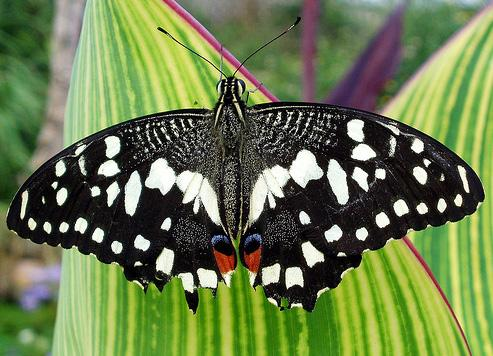
#> input picture examples/images/butterfly.jpg, 493 x 356 px, found by its file name
$ python contour.py
#> lines starting #> are read from the running program, lines starting #| are printed output that depends on the picture; after the words box and inside, x2 and y2 are one past the last pixel; in counts of white or black regions, pixels touching at a corner belong together
import cv2

# import gambar
img = cv2.imread("examples/images/butterfly.jpg")
#> img is the input picture: shape (356, 493, 3); mean B, G, R 77.2, 123.6, 107

# blur
img_blur = cv2.GaussianBlur(img, (5, 5), 100)
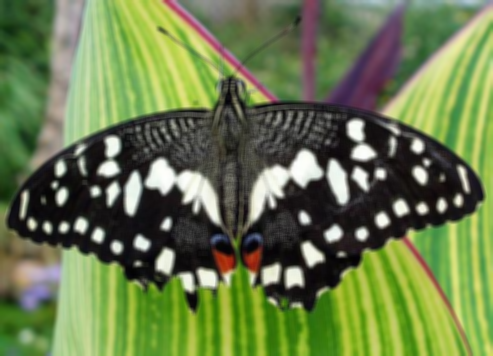
#> img_blur: shape (356, 493, 3); mean B, G, R 77.2, 123.6, 107

# canny edge detection algorithm
canny = cv2.Canny(img_blur, 125, 175)
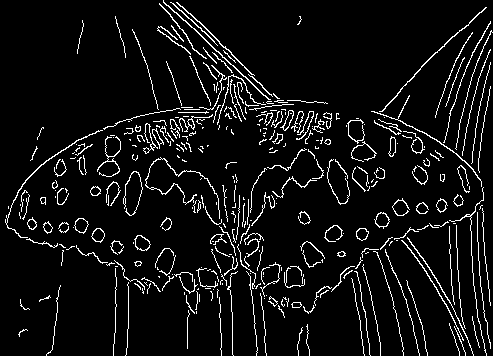
#> canny: shape (356, 493); 6.8% white in thin lines or dots

# contours
contours, hierarchy = cv2.findContours(canny, cv2.RETR_TREE, cv2.CHAIN_APPROX_SIMPLE)
#> contours = 390 contours, 334 with area under 20; largest, box (x1, y1, x2, y2) and area: (134, 235, 151, 251) 169, (374, 212, 390, 229) 152, (135, 235, 151, 251) 150, (74, 218, 89, 234) 144, (375, 212, 390, 227) 136
print(f"number of contours: {len(contours)}")
#| number of contours: 390

# tampilkan gambar
cv2.drawContours(img, contours, -1, (0, 255, 255), 2)
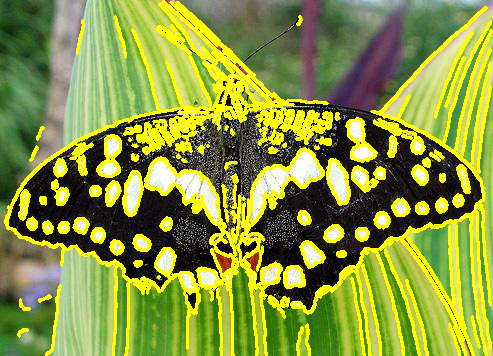
#> img: shape (356, 493, 3); mean B, G, R 58.4, 150.6, 136.2
cv2.imshow("Original", img)
cv2.imshow("Result", canny)

cv2.waitKey(0)
cv2.destroyAllWindows()

$ run again, with examples/images/fruits.jpg copied over examples/images/butterfly.jpg
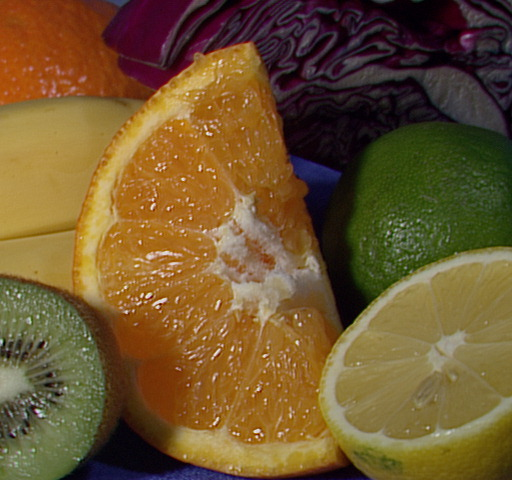
#> input picture examples/images/fruits.jpg, 512 x 480 px, found by its file name
#> img is the input picture: shape (480, 512, 3); mean B, G, R 46.2, 85.6, 110.8
#> `canny = cv2.Canny(img_blur, 125, 175)`:
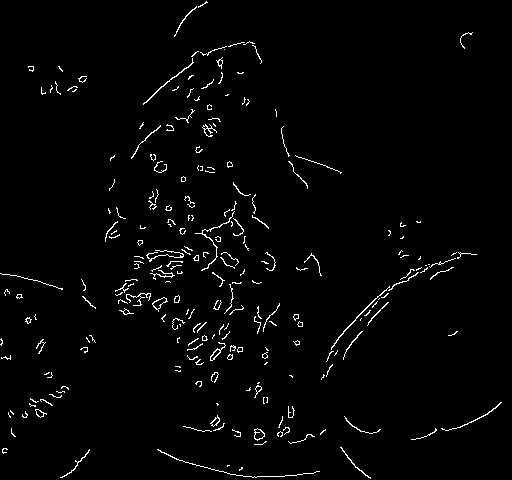
#> canny: shape (480, 512); 2% white in thin lines or dots
#> contours = 262 contours, 233 with area under 20; largest, box (x1, y1, x2, y2) and area: (152, 297, 168, 312) 87, (254, 428, 265, 441) 82, (152, 297, 167, 310) 75, (254, 428, 265, 440) 71, (210, 342, 226, 361) 62
#| number of contours: 262
#> `cv2.drawContours(img, contours, -1, (0, 255, 255), 2)`:
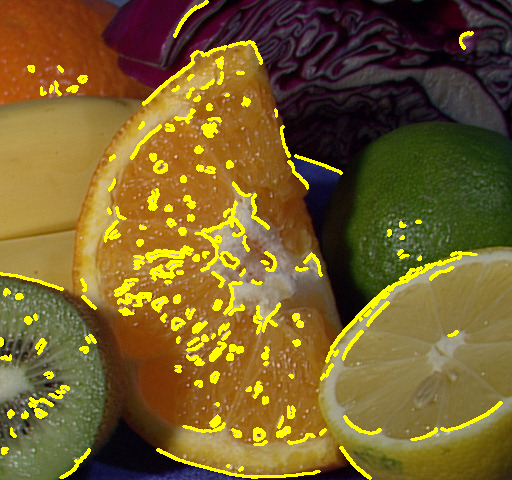
#> img: shape (480, 512, 3); 6.57% of pixels changed, all inside (x1, y1, x2, y2) = (0, 0, 503, 480)

$ run again, with examples/images/home.jpg copied over examples/images/butterfly.jpg
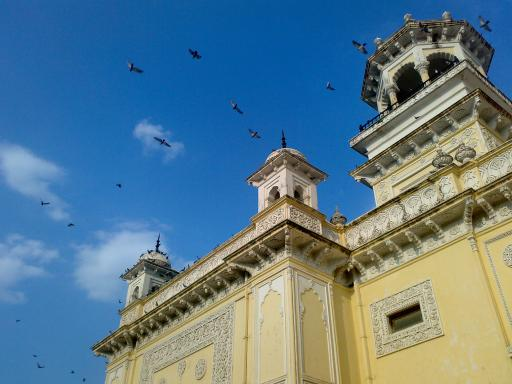
#> input picture examples/images/home.jpg, 512 x 384 px, found by its file name
#> img is the input picture: shape (384, 512, 3); mean B, G, R 141.2, 123.9, 91.6
#> `canny = cv2.Canny(img_blur, 125, 175)`:
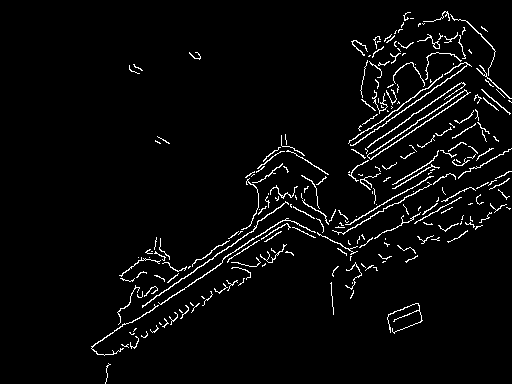
#> canny: shape (384, 512); 3.6% white in thin lines or dots, all inside (x1, y1, x2, y2) = (91, 11, 512, 384)
#> contours = 246 contours, 227 with area under 20; largest, box (x1, y1, x2, y2) and area: (367, 89, 471, 160) 609, (367, 90, 468, 160) 481, (142, 201, 289, 308) 96, (350, 62, 472, 146) 89, (158, 218, 316, 305) 86
#| number of contours: 246
#> `cv2.drawContours(img, contours, -1, (0, 255, 255), 2)`:
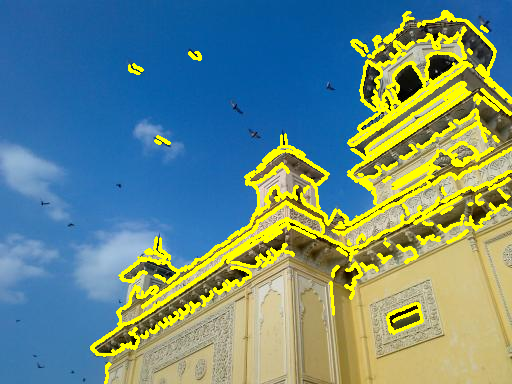
#> img: shape (384, 512, 3); 11.31% of pixels changed, all inside (x1, y1, x2, y2) = (90, 10, 512, 384)

$ run again, with examples/images/blueRed.png saved as examples/images/butterfly.jpg
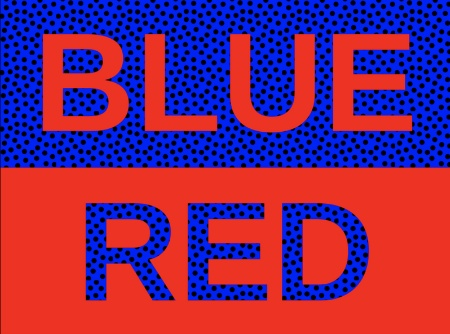
#> input picture examples/images/blueRed.png, 450 x 334 px, found by its file name
#> img is the input picture: shape (334, 450, 3); mean B, G, R 104.2, 38.3, 123.3
#> `canny = cv2.Canny(img_blur, 125, 175)`:
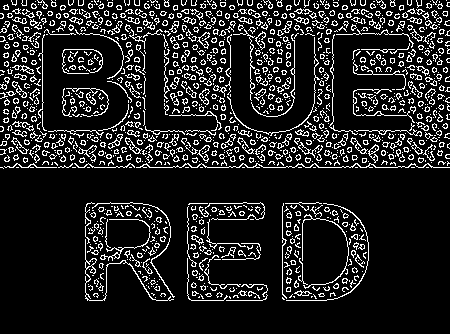
#> canny: shape (334, 450); 13.4% white in thin lines or dots
#> contours = 1803 contours, 1719 with area under 20; largest, box (x1, y1, x2, y2) and area: (85, 239, 174, 301) 123, (368, 144, 379, 163) 73, (136, 163, 450, 168) 72, (12, 65, 34, 74) 64, (100, 219, 151, 261) 62
#| number of contours: 1803
#> `cv2.drawContours(img, contours, -1, (0, 255, 255), 2)`:
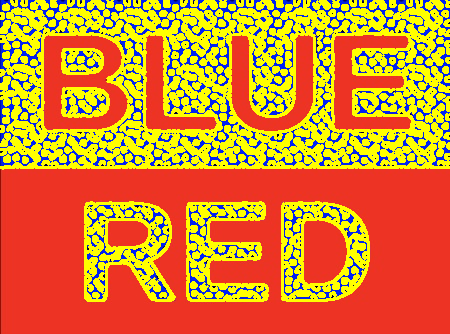
#> img: shape (334, 450, 3); mean B, G, R 45.3, 131.8, 215.3
